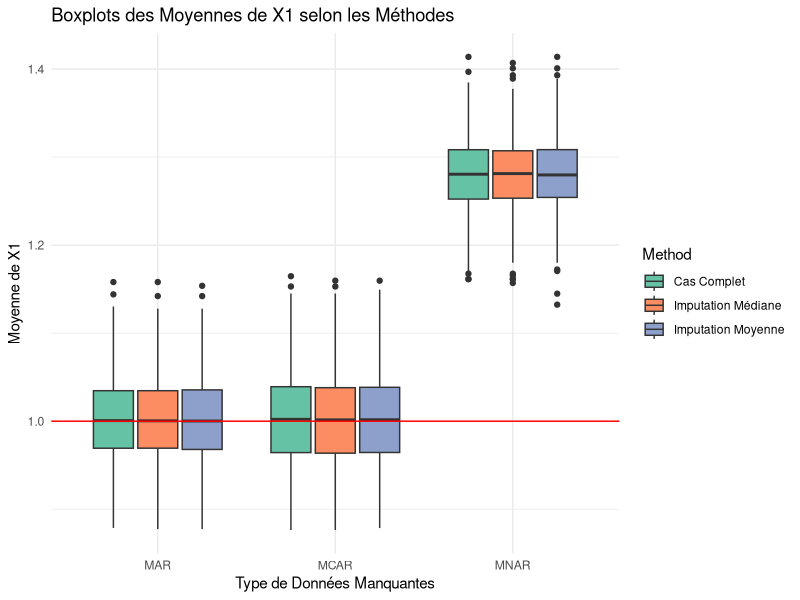
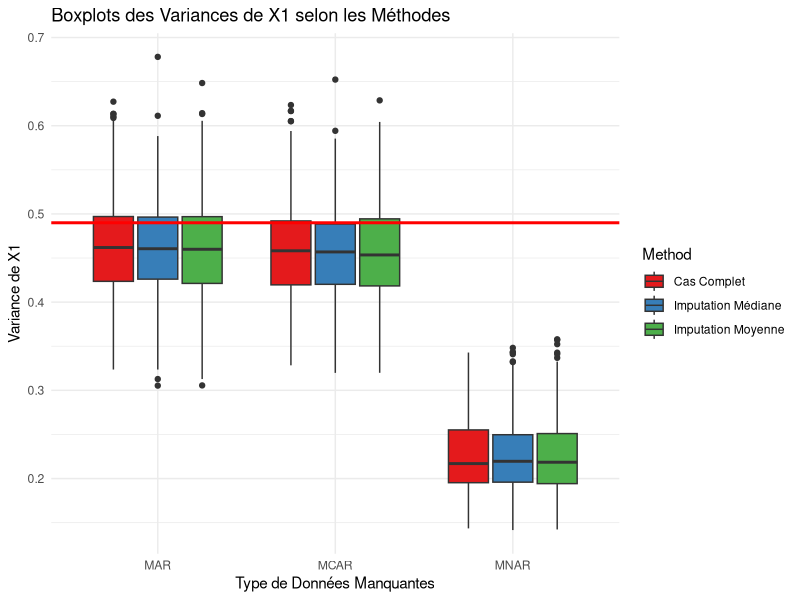
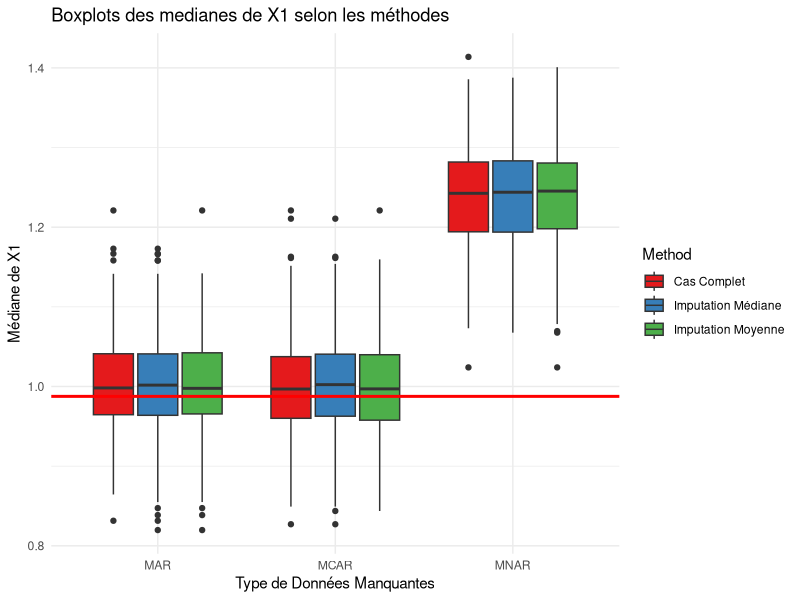

These charts were generated, in order, by the following R code:
## 1. Paramètres généraux
n <- 200         # Nombre d'observations
n_sim <- 500       # Nombre de simulations

## Variables pour stocker les résultats
somme_moy_X1 <- 0
somme_moy_B1 <- 0
somme_moy_X2 <- 0

somme_moy_impute_mcar <- 0
somme_moy_impute_mar <- 0
somme_moy_impute_mnar <- 0

somme_moy_impute_median_mcar <- 0
somme_moy_impute_median_mar <- 0
somme_moy_impute_median_mnar <- 0

somme_moy_complet_mcar <- 0
somme_moy_complet_mar <- 0
somme_moy_complet_mnar <- 0

var_complet_X1_mcar <- 0
var_moy_X1_mcar <- 0
var_med_X1_mcar <- 0

var_complet_X1_mar <- 0
var_moy_X1_mar <- 0
var_med_X1_mar <- 0

var_moy_X1_mnar <- 0
var_med_X1_mnar <- 0
var_complet_X1_mnar <- 0

med_complet_X1_mnar <- 0
med_moy_X1_mnar <- 0
med_med_X1_mnar <- 0

med_complet_X1_mcar <- 0
med_moy_X1_mcar <- 0
med_med_X1_mcar <- 0

med_complet_X1_mar <- 0
med_moy_X1_mar <- 0
med_med_X1_mar <- 0


sd_moy_X1_mcar <- 0
sd_med_X1_mcar <- 0
sd_complet_X1_mcar <- 0

sd_moy_X1_mar <- 0
sd_med_X1_mar <- 0
sd_complet_X1_mar <- 0

sd_moy_X1_mnar <- 0
sd_med_X1_mnar <- 0
sd_complet_X1_mnar <- 0


# Moyennes théoriques
moy_theo_X1 <- 1
moy_theo_B1 <- 0.5
moy_theo_X2 <- 1
# mediane théorique 
med_theo_X1 <- 1

## Variances théoriques 

var_theo_X1 <- 0.7^2


# Stockage pour boxplots
res_MCAR <- matrix(NA, nrow = n_sim, ncol = 3)
res_MAR  <- matrix(NA, nrow = n_sim, ncol = 3)
res_MNAR <- matrix(NA, nrow = n_sim, ncol = 3)

# Stockage des variances par simulation
var_mcar <- matrix(NA, nrow = n_sim, ncol = 3)  # Moyenne, Médiane, Cas complets
var_mar <- matrix(NA, nrow = n_sim, ncol = 3)
var_mnar <- matrix(NA, nrow = n_sim, ncol = 3)

med_mcar <- matrix(NA, nrow = n_sim, ncol = 3)  # Moyenne, Médiane, Cas complets
med_mar <- matrix(NA, nrow = n_sim, ncol = 3)
med_mnar <- matrix(NA, nrow = n_sim, ncol = 3)

## 5. Boucle de simulation
for (i in 1:n_sim) {
  
  set.seed(i)
  
  # Génération des données
  B1 <- rbinom(n, 1, 0.5)
  B2 <- rbinom(n, 1, 0.7)
  X1 <- rnorm(n, mean = 1, sd = 0.7)
  X2 <- rnorm(n, mean = 1, sd = 0.5)
  
  data_complet <- data.frame(X1 = X1, X2 = X2, B1 = B1, B2 = B2)
  
  # --- MCAR ---
  data_MCAR <- data_complet
  mean(data_complet$X1)
  missing_index <- sample(1:n, size = 0.1 * n)
  data_MCAR$X1[missing_index] <- NA

  
  # Imputation moyenne
  data_MCAR_impute <- data_MCAR
  data_MCAR_impute$X1[is.na(data_MCAR_impute$X1)] <- mean(data_MCAR$X1, na.rm = TRUE)
  somme_moy_impute_mcar <- somme_moy_impute_mcar + mean(data_MCAR_impute$X1)
  
  var_moy_X1_mcar <- var_moy_X1_mcar + var(data_MCAR_impute$X1)
  sd_moy_X1_mcar <-  sd_moy_X1_mcar + sd(data_MCAR_impute$X1)
  med_moy_X1_mcar <- med_moy_X1_mcar + median(data_MCAR_impute$X1)
  
  # Imputation médiane
  data_MCAR_impute_median <- data_MCAR
  data_MCAR_impute_median$X1[is.na(data_MCAR_impute_median$X1)] <- median(data_MCAR$X1 ,na.rm =TRUE)
  somme_moy_impute_median_mcar <- somme_moy_impute_median_mcar + mean(data_MCAR_impute_median$X1)
  
  var_med_X1_mcar <- var_med_X1_mcar + var(data_MCAR_impute_median$X1)
  sd_med_X1_mcar <- sd_med_X1_mcar + sd(data_MCAR_impute_median$X1 ,na.rm = TRUE)
  med_med_X1_mcar <- med_med_X1_mcar + median(data_MCAR_impute_median$X1)
  
  # Cas complets
  data_complet_mcar <- na.omit(data_MCAR)
  somme_moy_complet_mcar <- somme_moy_complet_mcar + mean(data_complet_mcar$X1)
  
  
  res_MCAR[i, ] <- c(mean(data_MCAR_impute$X1),
                     mean(data_MCAR_impute_median$X1),
                     mean(data_complet_mcar$X1))
  
  var_mcar[i, ] <- c(var(data_MCAR_impute$X1),
                     var(data_MCAR_impute_median$X1),
                     var(data_complet_mcar$X1))
  
  med_mcar[i,] <- c(median(data_MCAR_impute$X1),
                    median(data_MCAR_impute_median$X1),
                    median(data_complet_mcar$X1))
  
 
  var_complet_X1_mcar <- var_complet_X1_mcar+ var(data_complet_mcar$X1)
  sd_complet_X1_mcar <- sd_complet_X1_mcar + sd(data_complet_mcar$X1,na.rm = TRUE)
  med_complet_X1_mcar <- med_complet_X1_mcar+ median(data_complet_mcar$X1)
  
  
  # --- MAR ---
  data_MAR <- data_complet
  missing_index1 <- ifelse(data_MAR$B2 == 0 & data_MAR$X2 < 0.7, 1, 0)
  table(missing_index1)
  data_MAR$X1 <- ifelse(missing_index1 == 0, data_MAR$X1, NA)
  
  
  # Imputation moyenne
  data_MAR_impute <- data_MAR
  data_MAR_impute$X1[is.na(data_MAR_impute$X1)] <- mean(data_MAR$X1, na.rm = TRUE)
  somme_moy_impute_mar <- somme_moy_impute_mar + mean(data_MAR_impute$X1)
  sd_moy_X1_mar <-  sd_moy_X1_mar + sd(data_MAR_impute$X1, na.rm = TRUE)
  
  var_moy_X1_mar <- var_moy_X1_mar + var(data_MAR_impute$X1)
  
  med_moy_X1_mar <- med_moy_X1_mar + median(data_MAR_impute$X1)
  
  # Imputation médiane
  data_MAR_impute_median <- data_MAR
  data_MAR_impute_median$X1[is.na(data_MAR_impute_median$X1)] <- median(data_MAR$X1, na.rm = TRUE)
  somme_moy_impute_median_mar <- somme_moy_impute_median_mar + mean(data_MAR_impute_median$X1)
   
  sd_med_X1_mar <- sd_med_X1_mar + sd(data_MCAR_impute_median$X1 ,na.rm = TRUE)
 
  var_med_X1_mar <- var_med_X1_mar + var(data_MAR_impute_median$X1)
  
  med_med_X1_mar <- med_med_X1_mar + median(data_MAR_impute_median$X1)
  
  # Cas complets
  data_complet_mar <- na.omit(data_MAR)
  somme_moy_complet_mar <- somme_moy_complet_mar + mean(data_complet_mar$X1)
  
  res_MAR[i, ] <- c( mean(data_MAR_impute$X1),
                    mean(data_MAR_impute_median$X1),
                    mean(data_complet_mar$X1))
   
  var_mar[i, ] <- c(var(data_MAR_impute$X1),
                    var(data_MAR_impute_median$X1),
                    var(data_complet_mar$X1))
  
  med_mar[i,] <- c(median(data_MAR_impute$X1),
                   median(data_MAR_impute_median$X1),
                   median(data_complet_mar$X1))
  
  
  sd_complet_X1_mar <- sd_complet_X1_mar + sd(data_complet_mar$X1,na.rm = TRUE)
  var_complet_X1_mar <- var_complet_X1_mar + var(data_complet_mar$X1)
  
  med_complet_X1_mar <- med_complet_X1_mar + median(data_complet_mar$X1)
  
  
  # --- MNAR ---
  data_MNAR <- data_complet
  missing_index2 <- ifelse(data_MNAR$X1 < 0.5 , 1, 0)
  table(missing_index2)
  data_MNAR$X1 <- ifelse(missing_index2 == 0, data_MNAR$X1, NA)
  
  
  # Imputation moyenne
  data_MNAR_impute <- data_MNAR
  data_MNAR_impute$X1[is.na(data_MNAR_impute$X1)] <- mean(data_MNAR$X1, na.rm = TRUE)
  somme_moy_impute_mnar <- somme_moy_impute_mnar + mean(data_MNAR_impute$X1)
  sd_moy_X1_mnar <-  sd_moy_X1_mnar + sd(data_MNAR_impute$X1, na.rm = TRUE)
 
  var_moy_X1_mnar <- var_moy_X1_mnar + var(data_MNAR_impute$X1)
  
  med_moy_X1_mnar <- med_moy_X1_mnar + median(data_MNAR_impute$X1)
  
  # Imputation médiane
  data_MNAR_impute_median <- data_MNAR
  data_MNAR_impute_median$X1[is.na(data_MNAR_impute_median$X1)] <- median(data_MNAR$X1, na.rm = TRUE)
  somme_moy_impute_median_mnar <- somme_moy_impute_median_mnar + mean(data_MNAR_impute_median$X1)
   
  sd_med_X1_mnar <- sd_med_X1_mnar + sd(data_MNAR_impute_median$X1 ,na.rm = TRUE)

  var_med_X1_mnar <- var_med_X1_mnar + var(data_MNAR_impute_median$X1)
  
  med_med_X1_mnar <- med_med_X1_mnar + median(data_MNAR_impute_median$X1)
  
  
  # Cas complets
  data_complet_mnar <- na.omit(data_MNAR)
  somme_moy_complet_mnar <- somme_moy_complet_mnar + mean(data_complet_mnar$X1)
   
  sd_complet_X1_mnar <- sd_complet_X1_mnar + sd(data_complet_mnar$X1,na.rm = TRUE)
  var_complet_X1_mnar <- var_complet_X1_mnar + var(data_complet_mnar$X1)
  
  res_MNAR[i, ] <- c(mean(data_MNAR_impute$X1),
                     mean(data_MNAR_impute_median$X1),
                     mean(data_complet_mnar$X1))
  
  var_mnar[i, ] <- c(var(data_MNAR_impute$X1),
                     var(data_MNAR_impute_median$X1),
                     var(data_complet_mnar$X1))
  
  med_mnar[i,] <- c(median(data_MNAR_impute$X1),
                   median(data_MNAR_impute_median$X1),
                   median(data_complet_mnar$X1))
  
  
  
}

## 6. Calcul des moyennes sur les 500 simulations

moyenne_impute_mcar <- somme_moy_impute_mcar / n_sim
moyenne_impute_mar <- somme_moy_impute_mar / n_sim
moyenne_impute_mnar <- somme_moy_impute_mnar / n_sim

moyenne_impute_median_mcar <- somme_moy_impute_median_mcar / n_sim
moyenne_impute_median_mar <- somme_moy_impute_median_mar / n_sim
moyenne_impute_median_mnar <- somme_moy_impute_median_mnar / n_sim

moyenne_complet_mcar <- somme_moy_complet_mcar / n_sim
moyenne_complet_mar <- somme_moy_complet_mar / n_sim
moyenne_complet_mnar <- somme_moy_complet_mnar / n_sim


## 7. Calcul des biais pour Moyenne

## imputation moyenne

Biais_impute_mcar <- moyenne_impute_mcar - moy_theo_X1
Biais_impute_mar <- moyenne_impute_mar - moy_theo_X1
Biais_impute_mnar <- moyenne_impute_mnar - moy_theo_X1

## imputation mediane

Biais_impute_median_mcar <- moyenne_impute_median_mcar - moy_theo_X1
Biais_impute_median_mar <- moyenne_impute_median_mar - moy_theo_X1
Biais_impute_median_mnar <- moyenne_impute_median_mnar - moy_theo_X1

## Cas complets

Biais_complet_mcar <- moyenne_complet_mcar - moy_theo_X1
Biais_complet_mar <- moyenne_complet_mar - moy_theo_X1
Biais_complet_mnar <- moyenne_complet_mnar - moy_theo_X1


## 7. calcul des biais pour variance 

## MCAR
var_mcar_complet <- var_complet_X1_mcar / n_sim
var_mcar_moy <- var_moy_X1_mcar / n_sim
var_mcar_med <- var_med_X1_mcar / n_sim

## MAR
var_mar_complet <- var_complet_X1_mar / n_sim
var_mar_moy <- var_moy_X1_mar / n_sim
var_mar_med <- var_med_X1_mar / n_sim

## MNAR
var_mnar_complet <- var_complet_X1_mnar / n_sim
var_mnar_moy <- var_moy_X1_mnar / n_sim
var_mnar_med <- var_med_X1_mnar / n_sim

## Biais Variance 

## MCAR
Biais_var_complet_mcar <- var_mcar_complet - med_theo_X1
Biais_var_moy_mcar <- var_mcar_moy - med_theo_X1
Biais_var_med_mcar <- var_mcar_med - med_theo_X1


## MAR 
Biais_var_complet_mar <- var_mar_complet - med_theo_X1
Biais_var_moy_mar <- var_mar_moy - med_theo_X1
Biais_var_med_mar <- var_mar_med - med_theo_X1



## MNAR
Biais_var_complet_mnar <- var_mnar_complet - med_theo_X1
Biais_var_moy_mnar <- var_mnar_moy - med_theo_X1
Biais_var_med_mnar <- var_mnar_med - med_theo_X1

# Calcul des biais pour mediane
## MCAR
med_mcar_complet <- med_complet_X1_mcar / n_sim
med_mcar_moy <- med_moy_X1_mcar / n_sim
med_mcar_med <- med_med_X1_mcar / n_sim

## MAR
med_mar_complet <- med_complet_X1_mar / n_sim
med_mar_moy <- med_moy_X1_mar / n_sim
med_mar_med <- med_med_X1_mar / n_sim

## MNAR
med_mnar_complet <- med_complet_X1_mnar / n_sim
med_mnar_moy <- med_moy_X1_mnar / n_sim
med_mnar_med <- med_med_X1_mnar / n_sim

## Biais Mediane

## MCAR
Biais_med_complet_mcar <- med_mcar_complet - med_theo_X1
Biais_med_moy_mcar <- med_mcar_moy - med_theo_X1
Biais_med_med_mcar <- med_mcar_med - med_theo_X1


## MAR 
Biais_med_complet_mar <- med_mar_complet - med_theo_X1
Biais_med_moy_mar <- med_mar_moy - med_theo_X1
Biais_med_med_mar <- med_mar_med - med_theo_X1

## MNAR
Biais_med_complet_mnar <- med_mnar_complet - med_theo_X1
Biais_med_moy_mnar <- med_mnar_moy - med_theo_X1
Biais_med_med_mnar <- med_mnar_med - med_theo_X1


## ecart type 
# MCAR 
moy_sd_complet_mcar <- sd_complet_X1_mcar /n_sim
moy_sd_moyenne_mcar <- sd_moy_X1_mcar /n_sim
moy_sd_med_mcar <- sd_med_X1_mcar /n_sim

Biais_sd_complet_mcar <- moy_sd_complet_mcar - 0.7
Biais_sd_moyenne_mcar <- moy_sd_moyenne_mcar - 0.7
Biais_sd_med_mcar <- moy_sd_med_mcar - 0.7


# MAR
moy_sd_complet_mar <- sd_complet_X1_mar /n_sim
moy_sd_moyenne_mar <- sd_moy_X1_mar /n_sim
moy_sd_med_mar <- sd_med_X1_mar /n_sim

Biais_sd_complet_mar <- moy_sd_complet_mar - 0.7
Biais_sd_moyenne_mar <- moy_sd_moyenne_mar - 0.7
Biais_sd_med_mar <- moy_sd_med_mar - 0.7

# MNAR
moy_sd_complet_mnar <- sd_complet_X1_mnar /n_sim
moy_sd_moyenne_mnar <- sd_moy_X1_mnar /n_sim
moy_sd_med_mnar <- sd_med_X1_mnar /n_sim

Biais_sd_complet_mnar <- moy_sd_complet_mnar - 0.7
Biais_sd_moyenne_mnar <- moy_sd_moyenne_mnar - 0.7
Biais_sd_med_mnar <- moy_sd_med_mnar - 0.7


# Calcul des erreurs quadratiques moyennes (RMSE) pour chaque méthode
erreur_quadratique_mcar <- sqrt(mean((res_MCAR[, 1] - moy_theo_X1)^2))
erreur_quadratique_mar <- sqrt(mean((res_MAR[, 1] - moy_theo_B1)^2))
erreur_quadratique_mnar <- sqrt(mean((res_MNAR[, 1] - moy_theo_X2)^2))



print(paste("EQM MCAR (X1) : ", erreur_quadratique_mcar))
print(paste("EQM MAR (B1) : ", erreur_quadratique_mar))
print(paste("EQM MNAR (X2) : ", erreur_quadratique_mnar))



library(ggplot2)
library(reshape2)
library(dplyr)


             ## Boxplots moyenne

# Supposons que res_MCAR, res_MAR et res_MNAR contiennent les moyennes de X1 pour chaque méthode
resultats <- data.frame(
  Method = rep(c("Imputation Moyenne", "Imputation Médiane", "Cas Complet"), times = n_sim * 3),
  Type = rep(c("MCAR", "MAR", "MNAR"), each = n_sim * 3),
  Mean_X1 = c(res_MCAR[,1], res_MCAR[,2], res_MCAR[,3],
              res_MAR[,1], res_MAR[,2], res_MAR[,3],
              res_MNAR[,1], res_MNAR[,2], res_MNAR[,3])
)


ggplot(resultats, aes(x = Type, y = Mean_X1, fill = Method)) +
  geom_boxplot() +
  geom_hline(yintercept = moy_theo_X1, color = "red") +
  labs(title = "Boxplots des Moyennes de X1 selon les Méthodes",
       x = "Type de Données Manquantes",
       y = "Moyenne de X1") +
  theme_minimal() +
  scale_fill_brewer(palette = "Set2") # Pour une palette de couleurs




    ## Boxplots variance 
resultats_var <- data.frame(
  Method = rep(c("Imputation Moyenne", "Imputation Médiane", "Cas Complet"), times = n_sim * 3),
  Type = rep(c("MCAR", "MAR", "MNAR"), each = n_sim * 3),
  Variance_X1 = c(var_mcar[,1], var_mcar[,2], var_mcar[,3],
                  var_mar[,1], var_mar[,2], var_mar[,3],
                  var_mnar[,1], var_mnar[,2], var_mnar[,3])
)


ggplot(resultats_var, aes(x = Type, y = Variance_X1, fill = Method)) +
  geom_boxplot() +
  labs(title = "Boxplots des Variances de X1 selon les Méthodes",
       x = "Type de Données Manquantes",
       y = "Variance de X1") +
  theme_minimal() +
  scale_fill_brewer(palette = "Set1") +  # Palette de couleurs
  geom_hline(yintercept = var_theo_X1, color = "red", size = 1) 

## Boxplots mediane

resultats_medianes <- data.frame(
  Method = rep(c("Imputation Moyenne", "Imputation Médiane", "Cas Complet"), times = 3),
  Type = rep(c("MCAR", "MAR", "MNAR"), each = n_sim * 3),
  Median_X1 = c(med_mcar, med_mar, med_mnar)
)

# Tracer les boxplots avec les médianes
ggplot(resultats_medianes, aes(x = Type, y = Median_X1, fill = Method)) + 
  geom_boxplot() +
  labs(title = "Boxplots des medianes de X1 selon les méthodes",
       x = "Type de Données Manquantes",
       y = "Médiane de X1") +
  theme_minimal() +
  scale_fill_brewer(palette = "Set1")+
  # Ajouter les lignes médianes
  geom_hline(yintercept = median(X1), color = "red" ,size =1)






## Biais des equarts-type a laisser ?
## parler des biais apres les boxplots ou aprés le tableau dire que ça confirme ce qu'on a vu dans les boxplots ?




















